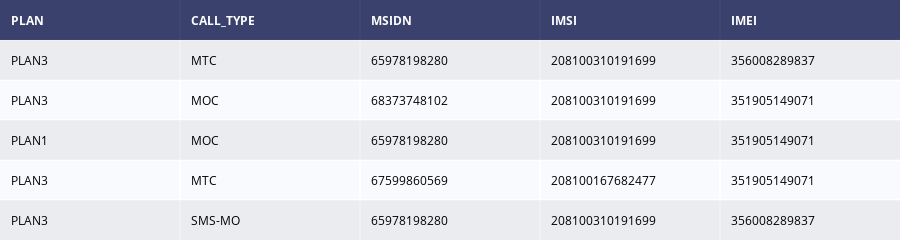

Here is the notebook cell this chart was saved with:
### Code cell
result_sms.columns=columns

result_sms.head()
table = ff.create_table(result_sms.head())
iplot(table, filename='simple_table')

### Figure 1 — Plotly figure (JSON) as saved in the notebook; plotly's stock layout.template omitted (floating-point values rounded to 4 significant figures)
{"data": [{"colorscale": [[0, "#00083e"], [0.5, "#ededee"], [1, "#ffffff"]], "hoverinfo": "none", "opacity": 0.75, "showscale": false, "type": "heatmap", "z": [[0, 0, 0, 0, 0], [0.5, 0.5, 0.5, 0.5, 0.5], [1, 1, 1, 1, 1], [0.5, 0.5, 0.5, 0.5, 0.5], [1, 1, 1, 1, 1], [0.5, 0.5, 0.5, 0.5, 0.5]]}], "layout": {"annotations": [{"align": "left", "font": {"color": "#ffffff"}, "showarrow": false, "text": "<b>PLAN</b>", "x": -0.45, "xanchor": "left", "xref": "x", "y": 0, "yref": "y"}, {"align": "left", "font": {"color": "#ffffff"}, "showarrow": false, "text": "<b>CALL_TYPE</b>", "x": 0.55, "xanchor": "left", "xref": "x", "y": 0, "yref": "y"}, {"align": "left", "font": {"color": "#ffffff"}, "showarrow": false, "text": "<b>MSIDN</b>", "x": 1.55, "xanchor": "left", "xref": "x", "y": 0, "yref": "y"}, {"align": "left", "font": {"color": "#ffffff"}, "showarrow": false, "text": "<b>IMSI</b>", "x": 2.55, "xanchor": "left", "xref": "x", "y": 0, "yref": "y"}, {"align": "left", "font": {"color": "#ffffff"}, "showarrow": false, "text": "<b>IMEI</b>", "x": 3.55, "xanchor": "left", "xref": "x", "y": 0, "yref": "y"}, {"align": "left", "font": {"color": "#000000"}, "showarrow": false, "text": "PLAN3", "x": -0.45, "xanchor": "left", "xref": "x", "y": 1, "yref": "y"}, {"align": "left", "font": {"color": "#000000"}, "showarrow": false, "text": "MTC", "x": 0.55, "xanchor": "left", "xref": "x", "y": 1, "yref": "y"}, {"align": "left", "font": {"color": "#000000"}, "showarrow": false, "text": "65978198280", "x": 1.55, "xanchor": "left", "xref": "x", "y": 1, "yref": "y"}, {"align": "left", "font": {"color": "#000000"}, "showarrow": false, "text": "208100310191699", "x": 2.55, "xanchor": "left", "xref": "x", "y": 1, "yref": "y"}, {"align": "left", "font": {"color": "#000000"}, "showarrow": false, "text": "356008289837", "x": 3.55, "xanchor": "left", "xref": "x", "y": 1, "yref": "y"}, {"align": "left", "font": {"color": "#000000"}, "showarrow": false, "text": "PLAN3", "x": -0.45, "xanchor": "left", "xref": "x", "y": 2, "yref": "y"}, {"align": "left", "font": {"color": "#000000"}, "showarrow": false, "text": "MOC", "x": 0.55, "xanchor": "left", "xref": "x", "y": 2, "yref": "y"}, {"align": "left", "font": {"color": "#000000"}, "showarrow": false, "text": "68373748102", "x": 1.55, "xanchor": "left", "xref": "x", "y": 2, "yref": "y"}, {"align": "left", "font": {"color": "#000000"}, "showarrow": false, "text": "208100310191699", "x": 2.55, "xanchor": "left", "xref": "x", "y": 2, "yref": "y"}, {"align": "left", "font": {"color": "#000000"}, "showarrow": false, "text": "351905149071", "x": 3.55, "xanchor": "left", "xref": "x", "y": 2, "yref": "y"}, {"align": "left", "font": {"color": "#000000"}, "showarrow": false, "text": "PLAN1", "x": -0.45, "xanchor": "left", "xref": "x", "y": 3, "yref": "y"}, {"align": "left", "font": {"color": "#000000"}, "showarrow": false, "text": "MOC", "x": 0.55, "xanchor": "left", "xref": "x", "y": 3, "yref": "y"}, {"align": "left", "font": {"color": "#000000"}, "showarrow": false, "text": "65978198280", "x": 1.55, "xanchor": "left", "xref": "x", "y": 3, "yref": "y"}, {"align": "left", "font": {"color": "#000000"}, "showarrow": false, "text": "208100310191699", "x": 2.55, "xanchor": "left", "xref": "x", "y": 3, "yref": "y"}, {"align": "left", "font": {"color": "#000000"}, "showarrow": false, "text": "351905149071", "x": 3.55, "xanchor": "left", "xref": "x", "y": 3, "yref": "y"}, {"align": "left", "font": {"color": "#000000"}, "showarrow": false, "text": "PLAN3", "x": -0.45, "xanchor": "left", "xref": "x", "y": 4, "yref": "y"}, {"align": "left", "font": {"color": "#000000"}, "showarrow": false, "text": "MTC", "x": 0.55, "xanchor": "left", "xref": "x", "y": 4, "yref": "y"}, {"align": "left", "font": {"color": "#000000"}, "showarrow": false, "text": "67599860569", "x": 1.55, "xanchor": "left", "xref": "x", "y": 4, "yref": "y"}, {"align": "left", "font": {"color": "#000000"}, "showarrow": false, "text": "208100167682477", "x": 2.55, "xanchor": "left", "xref": "x", "y": 4, "yref": "y"}, {"align": "left", "font": {"color": "#000000"}, "showarrow": false, "text": "351905149071", "x": 3.55, "xanchor": "left", "xref": "x", "y": 4, "yref": "y"}, {"align": "left", "font": {"color": "#000000"}, "showarrow": false, "text": "PLAN3", "x": -0.45, "xanchor": "left", "xref": "x", "y": 5, "yref": "y"}, {"align": "left", "font": {"color": "#000000"}, "showarrow": false, "text": "SMS-MO", "x": 0.55, "xanchor": "left", "xref": "x", "y": 5, "yref": "y"}, {"align": "left", "font": {"color": "#000000"}, "showarrow": false, "text": "65978198280", "x": 1.55, "xanchor": "left", "xref": "x", "y": 5, "yref": "y"}, {"align": "left", "font": {"color": "#000000"}, "showarrow": false, "text": "208100310191699", "x": 2.55, "xanchor": "left", "xref": "x", "y": 5, "yref": "y"}, {"align": "left", "font": {"color": "#000000"}, "showarrow": false, "text": "356008289837", "x": 3.55, "xanchor": "left", "xref": "x", "y": 5, "yref": "y"}], "height": 230, "margin": {"b": 0, "l": 0, "r": 0, "t": 0}, "xaxis": {"dtick": 1, "gridwidth": 2, "showticklabels": false, "tick0": -0.5, "ticks": "", "zeroline": false}, "yaxis": {"autorange": "reversed", "dtick": 1, "gridwidth": 2, "showticklabels": false, "tick0": 0.5, "ticks": "", "zeroline": false}}}
